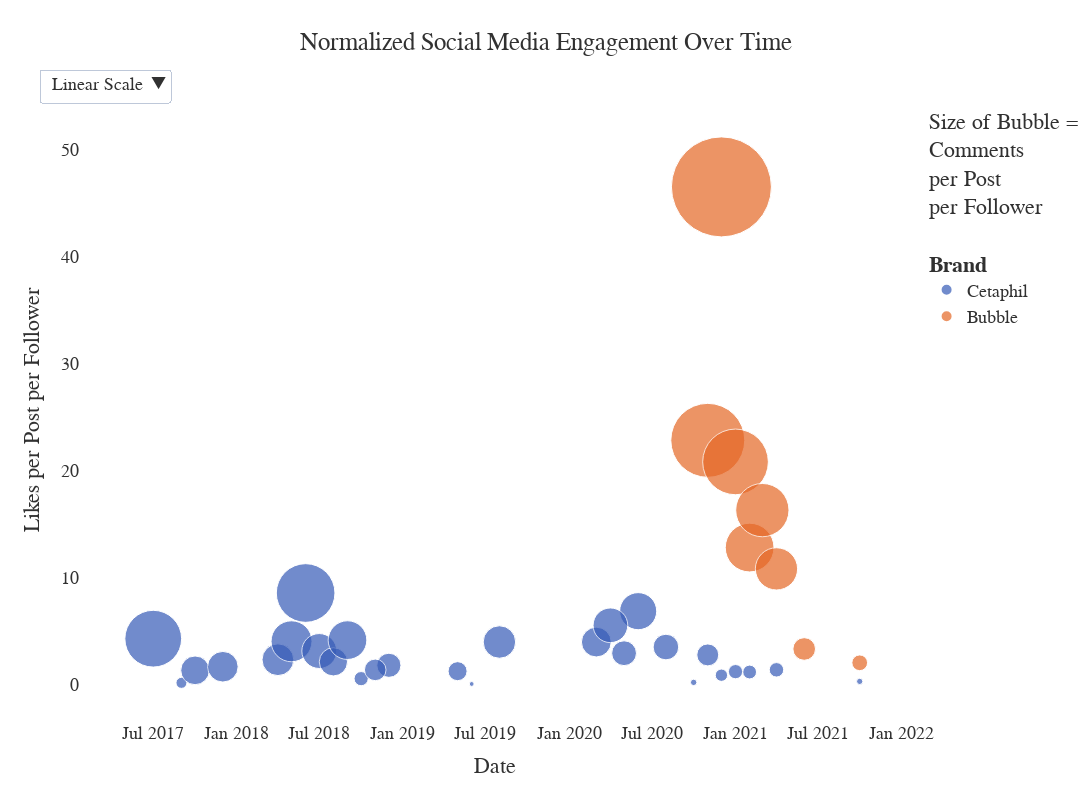

The notebook cell saved with this chart:
### Code cell
fig = px.scatter(chart_data_0, 
                 x='fct_date',
                 y='likes_per_post',
                 size='comments_per_post_pax',
                 color='name',
                 labels={
                     'likes_per_post': 'Likes per Post per Follower',
                     'comments_per_post_pax': 'Comments per Post per Follower',
                     'normalized_url':'Brand',
                     'name': 'Size of Bubble =<br>Comments<br>per Post<br>per Follower<br><br><b>Brand</b>',
                     'fct_date': 'Date',
                 },
                 title='Normalized Social Media Engagement Over Time',
                 color_discrete_sequence=CU_PLOTLY_COLOR_SEQUENCE
                )


sizeref = 2 * max(chart_data_0['comments_per_post_pax'])/(100**2)
smaller_font = dict(Font.plot_title.value)
smaller_font.update({'size':14})
fig.update_traces(
    marker=dict(sizemode='area',
                sizeref=sizeref
               ),
    textfont=smaller_font
)

fig.update_layout(
    width=1200,
    height=800,
)

fig.update_layout(
    font=Font.plot_title.value,
    plot_bgcolor="white",
     title={"x": 0.5},
    colorway=CU_PLOTLY_COLOR_SEQUENCE,
    coloraxis={"autocolorscale": True},
)

updatemenus = list([
    dict(active=1,
         buttons=list([
            dict(label='Log Scale',
                 method='update',
                 args=[{'visible': [True]},
                        {'yaxis': {'type': 'log', 'title':"Likes per Post per Follower"}
                        }]),
            dict(label='Linear Scale',
                 method='update',
                 args=[{'visible': [True]},
                       {'yaxis': {'type': 'linear', 'title':"Likes per Post per Follower"}
                       }])
            ]),
         xanchor="left",
         yanchor="top",
         y=1.05,
        )
    ])

fig.update_layout(dict(updatemenus=updatemenus))
fig.show()

### Figure 1 — Plotly figure (JSON) as saved in the notebook; plotly's stock layout.template omitted (floating-point values rounded to 4 significant figures)
{"data": [{"hoverlabel": {"namelength": 0}, "hovertemplate": "Size of Bubble =<br>Comments<br>per Post<br>per Follower<br><br><b>Brand</b>=Cetaphil<br>Date=%{x}<br>Likes per Post per Follower=%{y}<br>Comments per Post per Follower=%{marker.size}", "legendgroup": "Cetaphil", "marker": {"color": "#365bb7", "size": [0.000285, 1.856e-05, 1.684e-05, 1.793e-05, 1.342e-05, 4.257e-05, 3.632e-06, 5.798e-05, 0.0001215, 5.437e-05, 7.85e-05, 9.332e-05, 2.059e-06, 0.0001063, 5.147e-05, 1.069e-05, 7.277e-05, 8.284e-05, 8.918e-05, 3.197e-05, 0.0001483, 3.445e-06, 0.0001076, 7.038e-05, 0.0001324, 1.779e-05, 4.121e-05, 0.0003043], "sizemode": "area", "sizeref": 1.768e-07, "symbol": "circle"}, "mode": "markers", "name": "Cetaphil", "showlegend": true, "textfont": {"color": "#313131", "family": "Muli, AppleGothic, Futura, sans-serif", "size": 14}, "type": "scatter", "x": ["2017-07-01", "2021-04-01", "2021-02-01", "2021-01-01", "2020-12-01", "2020-11-01", "2020-10-01", "2020-08-01", "2020-06-01", "2020-05-01", "2020-03-01", "2019-08-01", "2019-06-01", "2020-04-01", "2018-12-01", "2017-09-01", "2017-10-01", "2017-12-01", "2018-04-01", "2019-05-01", "2018-05-01", "2021-10-01", "2018-07-01", "2018-08-01", "2018-09-01", "2018-10-01", "2018-11-01", "2018-06-01"], "xaxis": "x", "y": [4.311, 1.405, 1.199, 1.234, 0.9019, 2.797, 0.2328, 3.531, 6.881, 2.955, 3.996, 4.002, 0.08348, 5.562, 1.826, 0.1875, 1.357, 1.692, 2.349, 1.279, 4.069, 0.3236, 3.161, 2.15, 4.178, 0.5809, 1.399, 8.578], "yaxis": "y"}, {"hoverlabel": {"namelength": 0}, "hovertemplate": "Size of Bubble =<br>Comments<br>per Post<br>per Follower<br><br><b>Brand</b>=Bubble<br>Date=%{x}<br>Likes per Post per Follower=%{y}<br>Comments per Post per Follower=%{marker.size}", "legendgroup": "Bubble", "marker": {"color": "#e56725", "size": [0.0004836, 2.184e-05, 0.0003813, 0.0002097, 0.0002511, 0.0001578, 4.519e-05, 0.0008839], "sizemode": "area", "sizeref": 1.768e-07, "symbol": "circle"}, "mode": "markers", "name": "Bubble", "showlegend": true, "textfont": {"color": "#313131", "family": "Muli, AppleGothic, Futura, sans-serif", "size": 14}, "type": "scatter", "x": ["2020-11-01", "2021-10-01", "2021-01-01", "2021-02-01", "2021-03-01", "2021-04-01", "2021-06-01", "2020-12-01"], "xaxis": "x", "y": [22.83, 2.061, 20.82, 12.82, 16.32, 10.83, 3.351, 46.5], "yaxis": "y"}], "layout": {"coloraxis": {"autocolorscale": true}, "colorway": ["#365bb7", "#e56725", "#128dbd", "#5fa036", "#e33a2b", "#feb40b", "#984e99", "#8c350d", "#0c5d7b", "#6c6c6c"], "font": {"color": "#313131", "family": "Muli, AppleGothic, Futura, sans-serif", "size": 18}, "height": 800, "legend": {"itemsizing": "constant", "title": {"text": "Size of Bubble =<br>Comments<br>per Post<br>per Follower<br><br><b>Brand</b>"}, "tracegroupgap": 0}, "plot_bgcolor": "white", "title": {"text": "Normalized Social Media Engagement Over Time", "x": 0.5}, "updatemenus": [{"active": 1, "buttons": [{"args": [{"visible": [true]}, {"yaxis": {"title": "Likes per Post per Follower", "type": "log"}}], "label": "Log Scale", "method": "update"}, {"args": [{"visible": [true]}, {"yaxis": {"title": "Likes per Post per Follower", "type": "linear"}}], "label": "Linear Scale", "method": "update"}], "xanchor": "left", "y": 1.05, "yanchor": "top"}], "width": 1200, "xaxis": {"anchor": "y", "domain": [0, 1], "title": {"text": "Date"}}, "yaxis": {"anchor": "x", "domain": [0, 1], "title": {"text": "Likes per Post per Follower"}}}}
